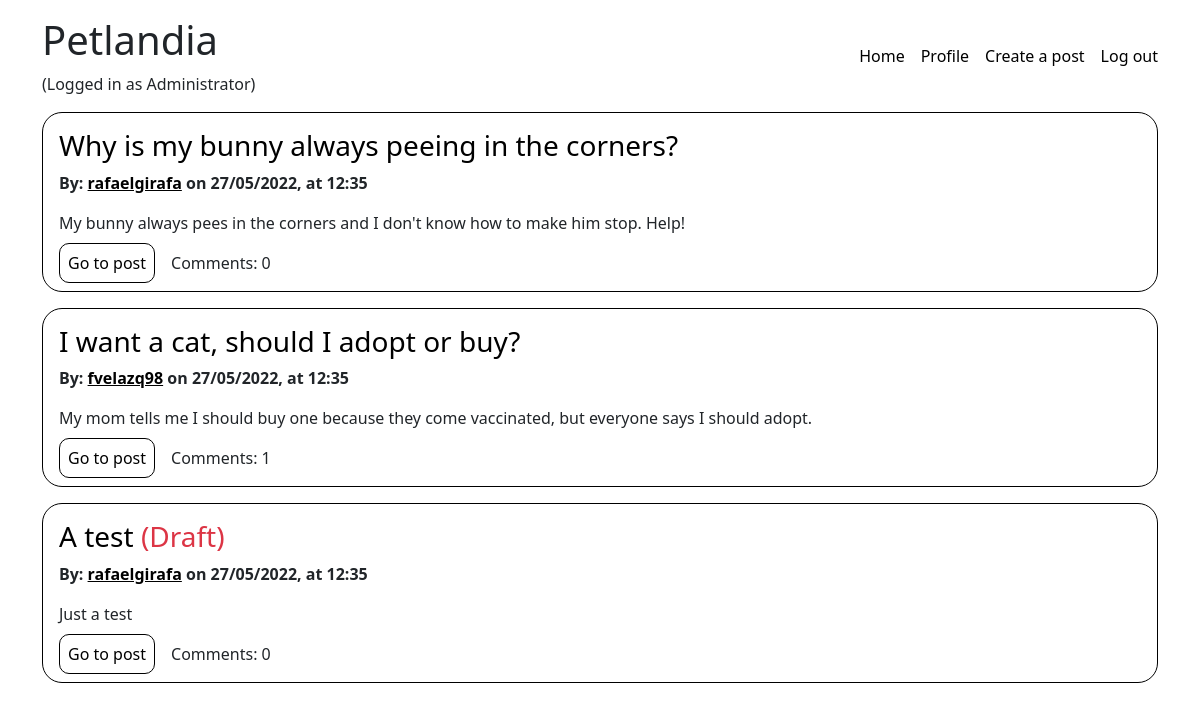
Page /site/index.php (signed in) on the committed database.
### tables this page shows
CREATE TABLE IF NOT EXISTS posts (
    id VARCHAR(36) UNIQUE NOT NULL,
    title VARCHAR(200) NOT NULL,
    body TEXT NOT NULL,
    draft BOOLEAN NOT NULL,
    user_id VARCHAR(36) NOT NULL,
    created_at TIMESTAMP NOT NULL,
    PRIMARY KEY(id),
    FOREIGN KEY(user_id) REFERENCES users(id)
);

CREATE TABLE IF NOT EXISTS users (
    id VARCHAR(36) UNIQUE NOT NULL,
    username VARCHAR(30) UNIQUE NOT NULL,
    email VARCHAR(50) UNIQUE NOT NULL,
    password VARCHAR(255) NOT NULL,
    profile_picture MEDIUMBLOB NULL,
    role BOOLEAN NOT NULL,
    created_at TIMESTAMP NOT NULL,
    PRIMARY KEY(id)
);

### site/utils/array_validation.php (called while the page is built, shortened)
<?php
function incorrect_field($field) {
    return !isset($field);
}
function validate_array($arr) {
    return true;
}
?>

### site/utils/date_formatting.php (called while the page is built, shortened)
<?php
function format_date_with_time($date) {
    $date_to_format = new DateTime($date, new DateTimeZone("Europe/Copenhagen"));
    return $date_to_format->format("d/m/Y") . ", at " . $date_to_format->format("H:i");
}

### site/index.php (the view, shortened to what this page needs)
<?php
require_once './utils/array_validation.php';
require_once './utils/date_formatting.php';
$connection = connect_to_db();
$posts = [];
$db_posts = $connection->query("SELECT * FROM petlandia.posts ORDER BY created_at DESC");
if ($db_posts->num_rows > 0) {
    while ($post = $db_posts->fetch_assoc()) {
        $query = "SELECT * FROM petlandia.users users WHERE users.id = ?";
        $stmt = $connection->prepare($query);
        $stmt->bind_param("s", $post['user_id']);
        $stmt->execute();
        $db_post_owner = $stmt->get_result();
        if ($db_post_owner->num_rows > 0) {
            $post_owner = $db_post_owner->fetch_assoc();
            $posts[] = [
                'id' => $post['id'],
                'title' => $post['title'],
                'body' => $post['body'],
                'owner' => [
                    'id' => $post_owner['id'],
                    'name' => $post_owner['username'],
                    'link' => '/user.php?id=' . $post_owner['id'],
                    'created_at' => $post_owner['created_at']
                ],
                'link' => "/post.php?id=" . $post['id'],
                'draft' => $post['draft'],
                'created_at' => $post['created_at']
            ];
        }
    }
}
?>
<?php require_once './templates/_start_html.php' ?>
<div class="posts">
    <?php foreach ($posts as $post) {
        if (validate_array($post)) {
            if (
                (isset($post['draft']) && !$post['draft'])
                ||
                (isset($_SESSION['CURRENT_USER_ID']) && $_SESSION['CURRENT_USER_ID'] == $post['owner']['id'])
                ||
                (isset($_SESSION['CURRENT_USER_NAME']) && $_SESSION['CURRENT_USER_NAME'] == 'Administrator')
            ) {
                echo "<div class='list-post'>";
                $post_title = $post['title'];
                $post_body = $post['body'];
                $post_owner = $post['owner'];
                $post_link = $post['link'];
                $post_date = $post['created_at'];
                if ($post['draft']) {
                    echo "<h3><a href='" . $post_link . "'>" . $post_title . "</a> <span class='text-danger'>(Draft)</span></h3>";
                } else {
                    echo "<h3><a href='" . $post_link . "'>" . $post_title . "</a></h3>";
                }
                if (validate_array($post_owner)) {
                    $owner_name = $post_owner['name'];
                    $owner_link = $post_owner['link'];
                    echo "<b>By: <a class='post-owner' href='" . $owner_link . "'>" . $owner_name . "</a> on " . format_date_with_time($post_date) . "</b>";
                }
                if (strlen($post_body) > 300) {
                    echo "<p class='post-body'>" . substr($post_body, 0, 297) . "...</p>";
                } else {
                    echo "<p class='post-body'>" . $post_body . "</p>";
                }
                echo "<a class='go-to-post' href='" . $post_link . "'>Go to post</a>";
                $query = "SELECT count(*) FROM petlandia.comments WHERE post_id = ?";
                $stmt = $connection->prepare($query);
                $stmt->bind_param("s", $post['id']);
                $stmt->execute();
                $number_of_comments = $stmt->get_result();
                if ($number_of_comments->num_rows > 0) {
                    echo "<span style='margin-left: 1rem;'>Comments: " . $number_of_comments->fetch_array()[0] . "</span>";
                }
                echo "</div>";
            }
        }
    }
    ?>
</div>
<?php require_once './templates/_end_html.php' ?>

### site/css/style.css (style rules this page uses)
a { color: black; text-decoration: none; }
.list-post { border: 1px solid black; border-radius: 20px; padding: 1rem; margin-bottom: 1rem; }
.go-to-post { padding: 0.5rem; border: 1px solid black; border-radius: 10px; }
.post-body, .comment-body { margin-top: 1rem; }
.post-owner { text-decoration: underline; }

### rows in the picture
posts: title "Why is my bunny always peeing in the corners?", user.username "rafaelgirafa", created_at "27/05/2022, at 12:35", body "My bunny always pees in the corners and I don't know how to make him stop. Help!", fetch_array "0"
posts: title "I want a cat, should I adopt or buy?", user.username "fvelazq98", created_at "27/05/2022, at 12:35", body "My mom tells me I should buy one because they come vaccinated, but everyone says I should adopt.", fetch_array "1"
posts: title "A test", user.username "rafaelgirafa", created_at "27/05/2022, at 12:35", body "Just a test", fetch_array "0"

### other values in the picture
$_SESSION['CURRENT_USER_NAME'] "Administrator"
